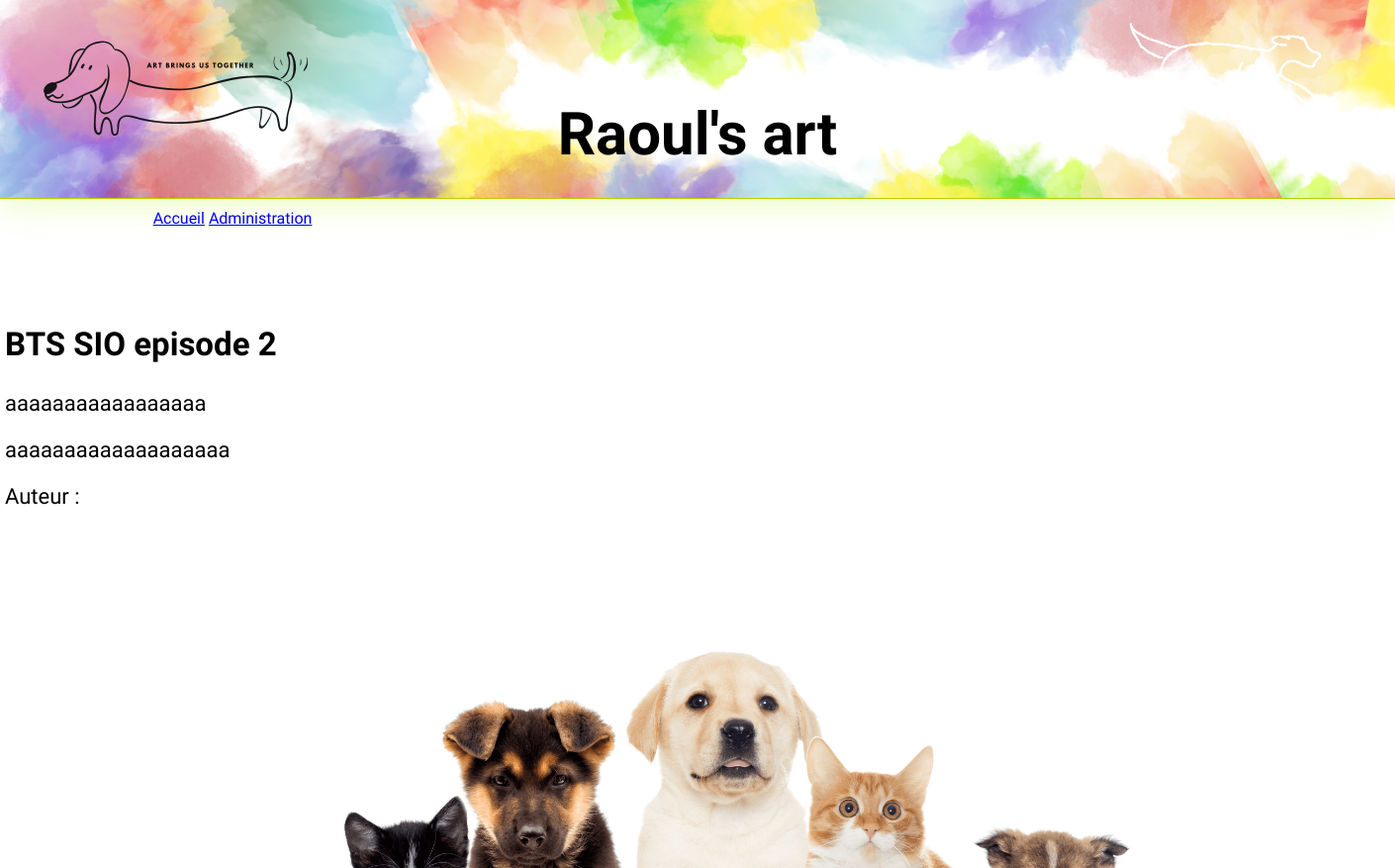
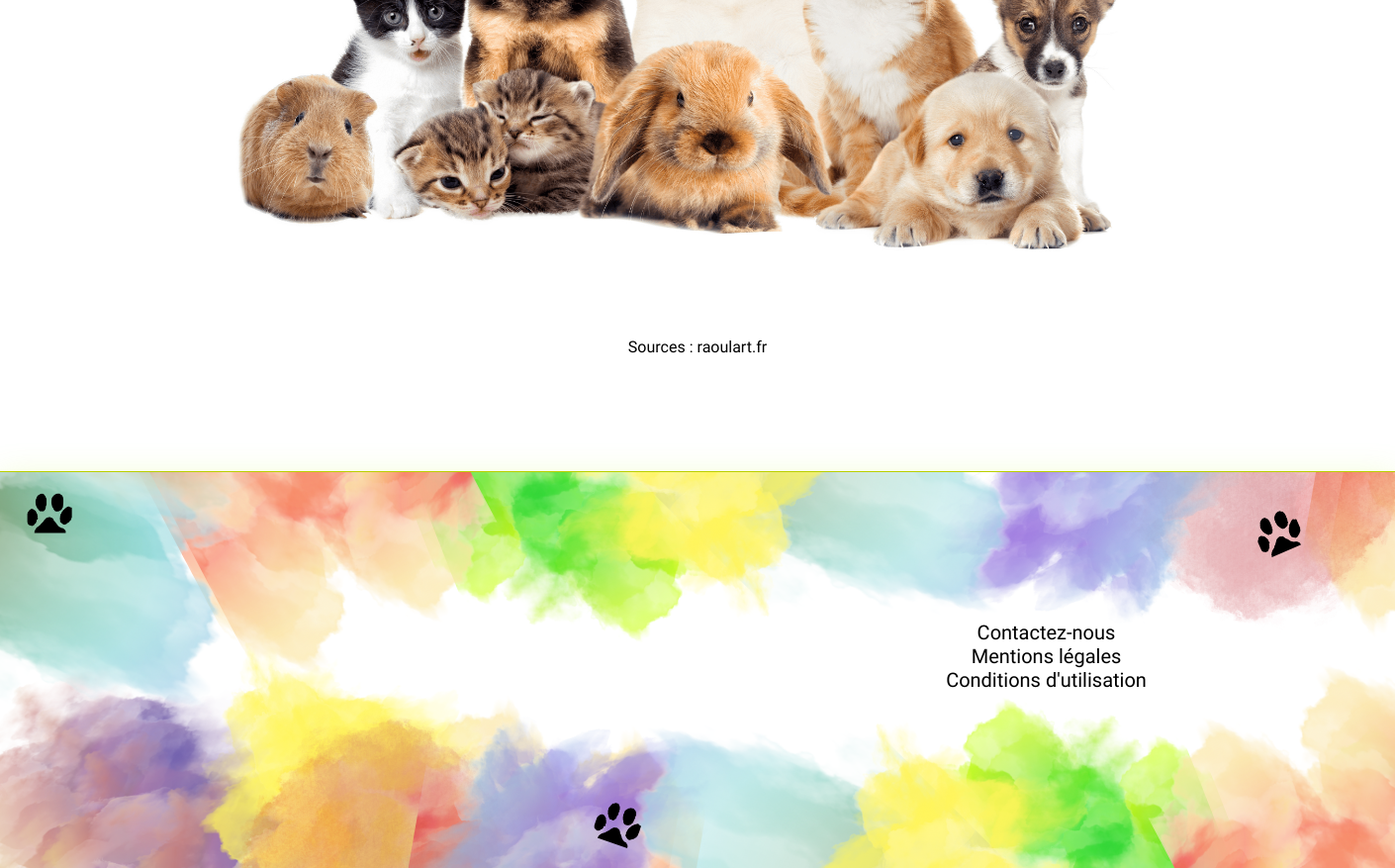
Screenshot of /pages/actu.php?id_actu=11 with the database file from the repository (2 pictures, top to bottom).
### tables this page shows
CREATE TABLE IF NOT EXISTS `actu` (
  `id_actu` int NOT NULL AUTO_INCREMENT,
  `titre` varchar(255) NOT NULL,
  `bio` text NOT NULL,
  `blog` text NOT NULL,
  `auteur` int NOT NULL,
  `date_publi` date NOT NULL,
  `date_modif` date NOT NULL,
  `tags` varchar(255) NOT NULL,
  `sources` varchar(255) NOT NULL,
  `img` text NOT NULL,
  `alt_img` varchar(255) NOT NULL,
  PRIMARY KEY (`id_actu`)
);

### classes/classSQL.php (called while the page is built, shortened)
<?php
class SQL{
    public static function connexionBDD(){
        $host = '127.0.0.1';
        $db = 'raoulactu';
        $user = 'root';
        $pass = '';
        $port = 3306;
        $charset = 'utf8mb4' ;
        $dsn = "mysql:host=$host;dbname=$db;charset=$charset;port=$port";
        $pdo = new PDO($dsn,$user,$pass);
        return $pdo;
    }
    public static function afficherBase($sql){
        $pdo = SQL::connexionBDD();
        $temp = $pdo->prepare($sql);
        $temp->execute();
        return $temp->fetchAll(PDO::FETCH_ASSOC);
    }
}
?>

### classes/classActualite.php (called while the page is built, shortened)
<?php
require_once 'classSQL.php';
class Actualite extends SQL {
    public function __construct(array $values)
    {
        $this->titre=$values['titre'];
        $this->bio=$values['bio'];
        $this->blog=$values['blog'];
        $this->sources=$values['sources'];
        $this->img=$values['img'];
        $this->alt_img=$values['alt_img'];
    }
    public static function getArticle(int $id){
        $sql = 'SELECT * FROM actu WHERE id_actu = '.$id;
        return SQL::afficherBase($sql);
    }
}
?>

### pages/actu.php (the view, shortened to what this page needs)
<?php
require_once('../classes/classActualite.php');
require_once('../classes/classSQL.php');
?>
<!DOCTYPE html>
<html lang="en">
<head>
    <link rel="stylesheet" href="../css/style.css">
</head>
<body>
    <header>
        <?php
        include '../includes/header.php';
        ?>
    </header>
    <main>
        <?php
            $id = $_GET['id_actu'];
            $actu = Actualite::getArticle($id);
            $auteur = Actualite::getArticleAuteur($id);
            $actualite = new Actualite($actu[0]);
            echo '<div class="chewy-regular panneau-blog">
                    <div class="top-blog">
                        <h2>' . $actualite->titre . '</h2>
                        <p>' . $actualite->bio . '</p>
                        <p>' . $actualite->blog . '</p>
                        <p> Auteur : ' . $auteur . '</p>
                    </div>
                    <div class="bot-blog">
                        <img src="../medias/' . $actualite->img . '" alt="' . $actualite->alt_img . '" title ="' . $actualite->alt_img . '">
                        <p> Sources : ' . $actualite->sources . '</p>
                    </div>
                </div>';
        ?>
    </main>
    <footer>
        <?php
        include '../includes/footer.php';
        ?>
    </footer>
</body>
</html>

### css/style.css (style rules this page uses)
body { margin: 0; }
.chewy-regular { font-family: "Chewy", system-ui; font-weight: 400; font-style: normal; }
.panneau-blog { padding-top: 100px; padding-bottom: 100px; margin: 0 auto; width: 1400px; text-align: justify; }
.panneau-blog .top-blog { font-size: 22px; }
.panneau-blog .bot-blog { text-align: center; }
.panneau-blog img { width: 1000px; margin-top: 100px; }

### rows the page displays
actu: titre "BTS SIO episode 2", bio "aaaaaaaaaaaaaaaaa", blog "aaaaaaaaaaaaaaaaaaa", img (picture), sources "raoulart.fr"
